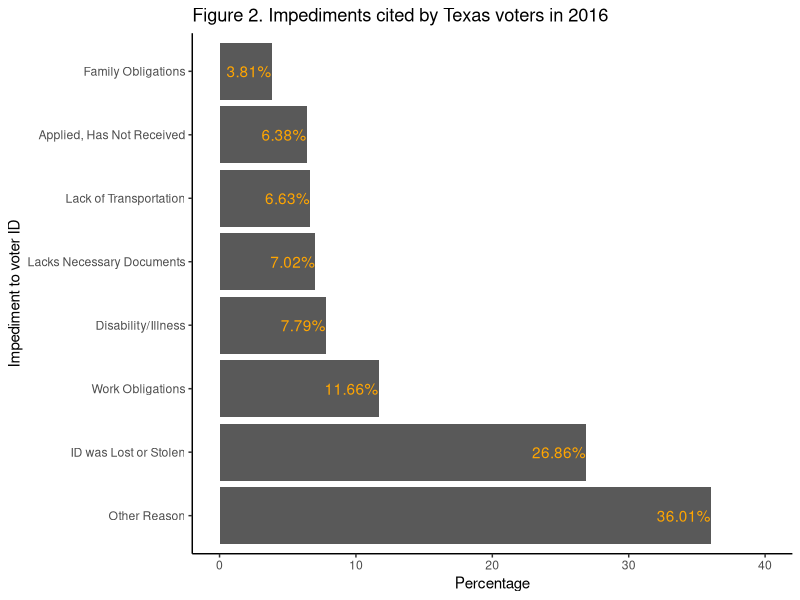
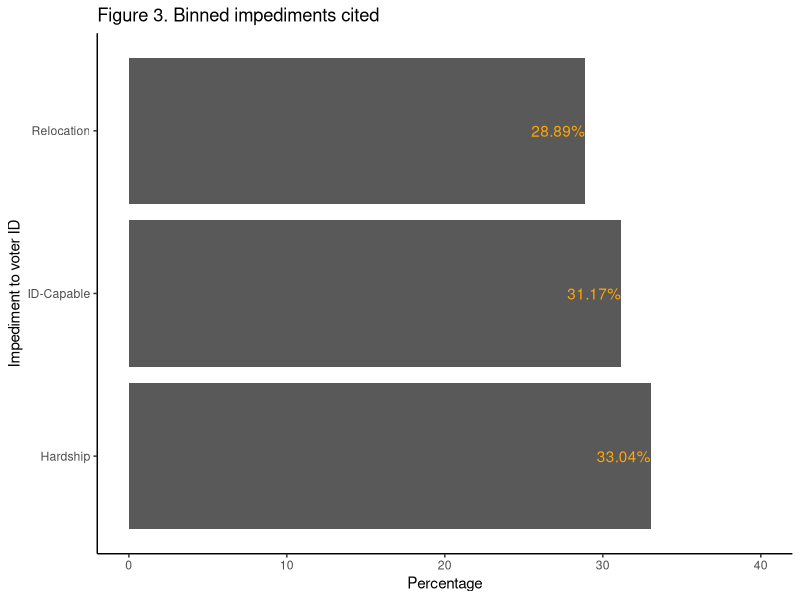
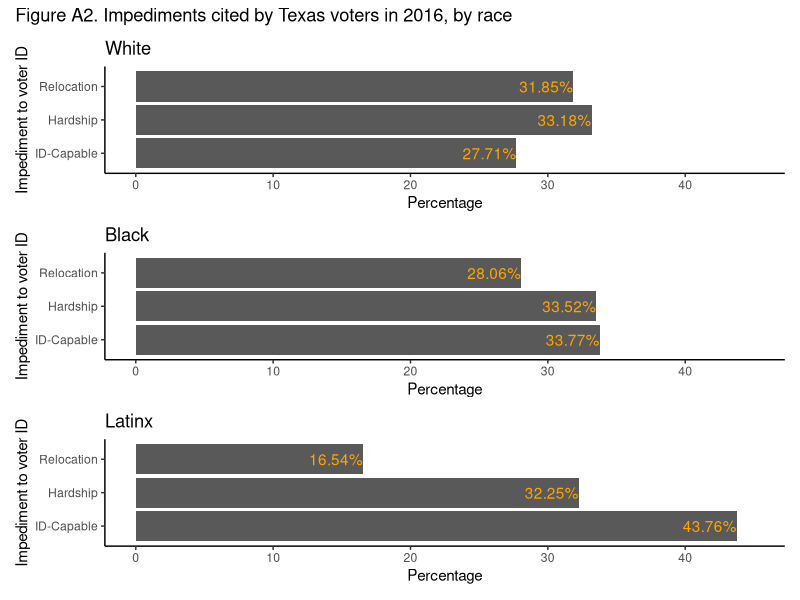

These charts were generated, in order, by the following R code:
## ---- chunk 1
#### Loading Packages ####

# install.packages("tidyverse")
# install.packages("patchwork")
library(tidyverse)
library(patchwork)
## ---- chunk 2
# Loading the cleaned data
reasons_data_cleaned <- read_csv("data/replication/reasons_data_cleaned.csv")
## ---- chunk 3
#| label: fig-2
#| fig-cap: "Reproduction of Figure 2 from Fraga and Miller (2022)"

# Some of this code was adapted from Alexander (2023).

# Replication of Figure 2 from the paper (Fraga and Miller 2022)

# Creating a table containing the relevant voter ID reasons and percentages
figure_2_data <- tibble(
  reason = c("Family Obligations", "Applied, Has Not Received",
             "Lack of Transportation", "Lacks Necessary Documents",
             "Disability/Illness", "Work Obligations",
             "ID was Lost or Stolen", "Other Reason"),
  percent = round((100 * c(mean(reasons_data_cleaned$family),
                    mean(reasons_data_cleaned$applied),
                    mean(reasons_data_cleaned$transport),
                    mean(reasons_data_cleaned$birthcert),
                    mean(reasons_data_cleaned$disability),
                    mean(reasons_data_cleaned$work),
                    mean(reasons_data_cleaned$lost),
                    mean(reasons_data_cleaned$other))), 2))

# Creating data labels to be shown on the graph
figure_2_data_labels <- paste(
  figure_2_data$percent, "%", sep = "")

# Adding the data labels to the data table
figure_2_data <- figure_2_data |>
  mutate(label = figure_2_data_labels)

# Creating the replicated graph
figure_2_replication <-
  ggplot(mapping = aes(x = reorder(figure_2_data$reason, figure_2_data$percent,
                                   decreasing = TRUE),
                       y = figure_2_data$percent)) +
  geom_col() +
  theme_classic() +
  labs(x = "Impediment to voter ID", y = "Percentage",
       title = "Figure 2. Impediments cited by Texas voters in 2016") +
  coord_flip() +
  # The geom_text function used to add the labels to the graph was obtained from
  # R Graphics Cookbook:
  # https://r-graphics.org/recipe-bar-graph-labels
  # The hjust argument used to align the labels was obtained from
  # Cédric Scherer's website:
  # https://www.cedricscherer.com/2021/07/05/a-quick-how-to-on-labelling-bar-graphs-in-ggplot2/
  geom_text(aes(label = figure_2_data$label),
            hjust = c(1, 1, 1, 1, 1, 1, 1, 1),
            colour = "orange") +
  # The expand_limits function used to change the upper limit of the percent
  # axis's scale was obtained from the tidyverse ggplot2 website:
  # https://ggplot2.tidyverse.org/reference/expand_limits.html
  expand_limits(y = 40)

# Displaying the replicated graph
figure_2_replication
## ---- chunk 4
#| label: fig-3
#| fig-cap: "Reproduction of Figure 3 from Fraga and Miller (2022)"

# Some of this code was adapted from Alexander (2023).

# Replication of Figure 3 from the paper (Fraga and Miller 2022)

# Creating a table containing the relevant voter ID reasons and percentages
figure_3_data <- tibble(
  reason = c("Relocation", "Hardship", "ID-Capable"),
  percent = round((100 * c(mean(reasons_data_cleaned$relocation),
                           mean(reasons_data_cleaned$hardship),
                           mean(reasons_data_cleaned$id_capable))), 2))

# Creating data labels to be shown on the graph
figure_3_data_labels <- paste(
  figure_3_data$percent, "%", sep = "")

# Adding the data labels to the data table
figure_3_data <- figure_3_data |>
  mutate(label = figure_3_data_labels)

# Creating the replicated graph
figure_3_replication <-
  ggplot(mapping = aes(x = reorder(figure_3_data$reason, figure_3_data$percent,
                                   decreasing = TRUE),
                       y = figure_3_data$percent)) +
  geom_col() +
  theme_classic() +
  labs(x = "Impediment to voter ID", y = "Percentage",
       title = "Figure 3. Binned impediments cited") +
  coord_flip() +
  # The geom_text function used to add the labels to the graph was obtained from
  # R Graphics Cookbook:
  # https://r-graphics.org/recipe-bar-graph-labels
  # The hjust argument used to align the labels was obtained from
  # Cédric Scherer's website:
  # https://www.cedricscherer.com/2021/07/05/a-quick-how-to-on-labelling-bar-graphs-in-ggplot2/
  geom_text(aes(label = figure_3_data$label),
            hjust = c(1, 1, 1),
            colour = "orange") +
  # The expand_limits function used to change the upper limit of the percent
  # axis's scale was obtained from the tidyverse ggplot2 website:
  # https://ggplot2.tidyverse.org/reference/expand_limits.html
  expand_limits(y = 40)

# Displaying the replicated graph
figure_3_replication
## ---- chunk 5
#| label: fig-a2
#| fig-cap: "Reproduction of Figure A2 from Fraga and Miller (2022)"

# Some of this code was adapted from Alexander (2023).

# Replication of Figure A2 from the paper (Fraga and Miller 2022)

# Filtering the cleaned dataset to only include entries with the race "White"
reasons_data_cleaned_white <- reasons_data_cleaned |>
  filter(race == "White")

# Creating a table containing the relevant voter ID reasons and percentages
# for the race "White"
figure_a2_data_white <- tibble(
  reason = c("Relocation", "Hardship", "ID-Capable"),
  percent = round((100 * c(mean(reasons_data_cleaned_white$relocation),
                           mean(reasons_data_cleaned_white$hardship),
                           mean(reasons_data_cleaned_white$id_capable))), 2))

# Creating data labels to be shown on the graph for the race "White"
figure_a2_data_white_labels <- paste(
  figure_a2_data_white$percent, "%", sep = "")

# Adding the data labels to the data table for the race "White"
figure_a2_data_white <- figure_a2_data_white |>
  mutate(label = figure_a2_data_white_labels)

# Creating the replicated graph for the race "White"
figure_a2_white_replication <-
  ggplot(mapping = aes(x = figure_a2_data_white$reason,
                       y = figure_a2_data_white$percent)) +
  geom_col() +
  theme_classic() +
  labs(x = "Impediment to voter ID", y = "Percentage") +
  scale_x_discrete(limits = c("ID-Capable", "Hardship", "Relocation")) +
  coord_flip() +
  # The geom_text function used to add the labels to the graph was obtained from
  # R Graphics Cookbook:
  # https://r-graphics.org/recipe-bar-graph-labels
  # The hjust argument used to align the labels was obtained from
  # Cédric Scherer's website:
  # https://www.cedricscherer.com/2021/07/05/a-quick-how-to-on-labelling-bar-graphs-in-ggplot2/
  geom_text(aes(label = figure_a2_data_white$label),
            hjust = c(1, 1, 1),
            colour = "orange") +
  ggtitle("White") +
  # The expand_limits function used to change the upper limit of the percent
  # axis's scale was obtained from the tidyverse ggplot2 website:
  # https://ggplot2.tidyverse.org/reference/expand_limits.html
  expand_limits(y = 45)

# Filtering the cleaned dataset to only include entries with the race "Black"
reasons_data_cleaned_black <- reasons_data_cleaned |>
  filter(race == "Black")

# Creating a table containing the relevant voter ID reasons and percentages
# for the race "Black"
figure_a2_data_black <- tibble(
  reason = c("Relocation", "Hardship", "ID-Capable"),
  percent = round((100 * c(mean(reasons_data_cleaned_black$relocation),
                           mean(reasons_data_cleaned_black$hardship),
                           mean(reasons_data_cleaned_black$id_capable))), 2))

# Creating data labels to be shown on the graph for the race "Black"
figure_a2_data_black_labels <- paste(
  figure_a2_data_black$percent, "%", sep = "")

# Adding the data labels to the data table for the race "Black"
figure_a2_data_black <- figure_a2_data_black |>
  mutate(label = figure_a2_data_black_labels)

# Creating the replicated graph for the race "Black"
figure_a2_black_replication <-
  ggplot(mapping = aes(x = figure_a2_data_black$reason,
                       y = figure_a2_data_black$percent)) +
  geom_col() +
  theme_classic() +
  labs(x = "Impediment to voter ID", y = "Percentage") +
  scale_x_discrete(limits = c("ID-Capable", "Hardship", "Relocation")) +
  coord_flip() +
  # The geom_text function used to add the labels to the graph was obtained from
  # R Graphics Cookbook:
  # https://r-graphics.org/recipe-bar-graph-labels
  # The hjust argument used to align the labels was obtained from
  # Cédric Scherer's website:
  # https://www.cedricscherer.com/2021/07/05/a-quick-how-to-on-labelling-bar-graphs-in-ggplot2/
  geom_text(aes(label = figure_a2_data_black$label),
            hjust = c(1, 1, 1),
            colour = "orange") +
  ggtitle("Black") +
  # The expand_limits function used to change the upper limit of the percent
  # axis's scale was obtained from the tidyverse ggplot2 website:
  # https://ggplot2.tidyverse.org/reference/expand_limits.html
  expand_limits(y = 45)

# Filtering the cleaned dataset to only include entries with the race "Latinx"
reasons_data_cleaned_latinx <- reasons_data_cleaned |>
  filter(race == "Latinx")

# Creating a table containing the relevant voter ID reasons and percentages
# for the race "Latinx"
figure_a2_data_latinx <- tibble(
  reason = c("Relocation", "Hardship", "ID-Capable"),
  percent = round((100 * c(mean(reasons_data_cleaned_latinx$relocation),
                           mean(reasons_data_cleaned_latinx$hardship),
                           mean(reasons_data_cleaned_latinx$id_capable))), 2))

# Creating data labels to be shown on the graph for the race "Latinx"
figure_a2_data_latinx_labels <- paste(
  figure_a2_data_latinx$percent, "%", sep = "")

# Adding the data labels to the data table for the race "Latinx"
figure_a2_data_latinx <- figure_a2_data_latinx |>
  mutate(label = figure_a2_data_latinx_labels)

# Creating the replicated graph for the race "Latinx"
figure_a2_latinx_replication <-
  ggplot(mapping = aes(x = figure_a2_data_latinx$reason,
                       y = figure_a2_data_latinx$percent)) +
  geom_col() +
  theme_classic() +
  labs(x = "Impediment to voter ID", y = "Percentage") +
  scale_x_discrete(limits = c("ID-Capable", "Hardship", "Relocation")) +
  coord_flip() +
  # The geom_text function used to add the labels to the graph was obtained from
  # R Graphics Cookbook:
  # https://r-graphics.org/recipe-bar-graph-labels
  # The hjust argument used to align the labels was obtained from
  # Cédric Scherer's website:
  # https://www.cedricscherer.com/2021/07/05/a-quick-how-to-on-labelling-bar-graphs-in-ggplot2/
  geom_text(aes(label = figure_a2_data_latinx$label),
            hjust = c(1, 1, 1),
            colour = "orange") +
  ggtitle("Latinx") +
  # The expand_limits function used to change the upper limit of the percent
  # axis's scale was obtained from the tidyverse ggplot2 website:
  # https://ggplot2.tidyverse.org/reference/expand_limits.html
  expand_limits(y = 45)

# Combining the graphs for the three races into one graph
figure_a2_replication <- (figure_a2_white_replication) / (figure_a2_black_replication) / (figure_a2_latinx_replication)

# Adding a title to the combined graph
figure_a2_replication <- figure_a2_replication +
  plot_annotation(title = "Figure A2. Impediments cited by Texas voters in 2016, by race")

# Displaying the replicated graph
figure_a2_replication
